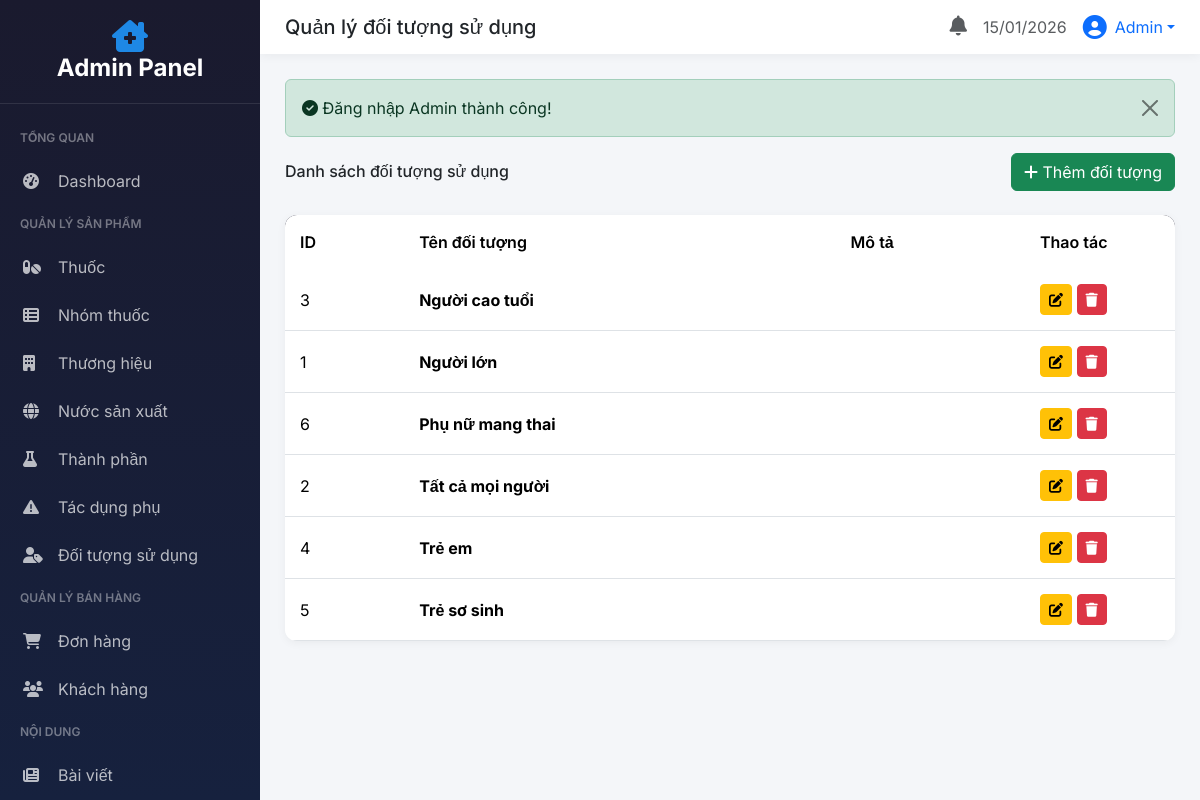
The app's page /php/admin/?controller=doi-tuong (signed in) with its own data.
### tables this page shows
CREATE TABLE `doi_tuong_su_dung` (
  `MaDoiTuong` int(11) NOT NULL,
  `TenDoiTuong` varchar(100) NOT NULL,
  `MoTa` varchar(500) DEFAULT NULL
);

### php/admin/controllers/DoiTuongController.php (called while the page is built, shortened)
<?php
class DoiTuongController extends AdminController
{
    public function index()
    {
        $sql = "SELECT * FROM doi_tuong_su_dung ORDER BY TenDoiTuong";
        $this->view('doi-tuong/index', ['title' => 'Quản lý đối tượng sử dụng', 'danhSach' => $this->db->query($sql)->fetchAll(PDO::FETCH_ASSOC)]);
    }
}

### php/admin/views/doi-tuong/index.php (the view)
<div class="d-flex justify-content-between align-items-center mb-4">
    <h6 class="mb-0">Danh sách đối tượng sử dụng</h6>
    <a href="<?= BASE_URL ?>/admin/?controller=doi-tuong&action=create" class="btn btn-success">
        <i class="fas fa-plus"></i> Thêm đối tượng
    </a>
</div>
<div class="admin-table">
    <table class="table table-hover">
        <thead>
            <tr>
                <th>ID</th>
                <th>Tên đối tượng</th>
                <th>Mô tả</th>
                <th width="150">Thao tác</th>
            </tr>
        </thead>
        <tbody>
            <?php if (!empty($danhSach)): ?>
                <?php foreach ($danhSach as $item): ?>
                    <tr>
                        <td><?= $item['MaDoiTuong'] ?></td>
                        <td><strong><?= htmlspecialchars($item['TenDoiTuong']) ?></strong></td>
                        <td><?= htmlspecialchars($item['MoTa'] ?? '') ?></td>
                        <td>
                            <a href="<?= BASE_URL ?>/admin/?controller=doi-tuong&action=edit&id=<?= $item['MaDoiTuong'] ?>" class="btn btn-sm btn-warning">
                                <i class="fas fa-edit"></i>
                            </a>
                            <form action="<?= BASE_URL ?>/admin/?controller=doi-tuong&action=delete&id=<?= $item['MaDoiTuong'] ?>" method="post" class="d-inline"
                                  onsubmit="return confirm('Bạn có chắc muốn xóa?')">
                                <button type="submit" class="btn btn-sm btn-danger"><i class="fas fa-trash"></i></button>
                            </form>
                        </td>
                    </tr>
                <?php endforeach; ?>
            <?php else: ?>
                <tr><td colspan="4" class="text-center text-muted py-4">Chưa có dữ liệu</td></tr>
            <?php endif; ?>
        </tbody>
    </table>
</div>

### php/admin/views/layouts/admin-layout.php (style rules this page uses)
:root { --sidebar-width: 260px; --primary: #1E88E5; --primary-dark: #1565C0; --dark: #1a1a2e; --dark-light: #16213e; }
body { font-family: 'Inter', sans-serif; background: #f4f6f9; }
.admin-table { background: #fff; border-radius: 12px; overflow: hidden; box-shadow: 0 2px 10px rgba(0,0,0,0.05); }
.admin-table .table { margin: 0; }
.admin-table thead { background: var(--dark); color: #fff; }
.admin-table th { font-weight: 600; padding: 15px; border: none; }
.admin-table td { padding: 15px; vertical-align: middle; }

### records on screen
doi_tuong_su_dung: MaDoiTuong "3", TenDoiTuong "Người cao tuổi"
doi_tuong_su_dung: MaDoiTuong "1", TenDoiTuong "Người lớn"
doi_tuong_su_dung: MaDoiTuong "6", TenDoiTuong "Phụ nữ mang thai"
doi_tuong_su_dung: MaDoiTuong "2", TenDoiTuong "Tất cả mọi người"
doi_tuong_su_dung: MaDoiTuong "4", TenDoiTuong "Trẻ em"
doi_tuong_su_dung: MaDoiTuong "5", TenDoiTuong "Trẻ sơ sinh"

### other values on screen
$title "Quản lý đối tượng sử dụng"
$adminName "Admin"
$_SESSION['flash']['success'] "Đăng nhập Admin thành công!"
